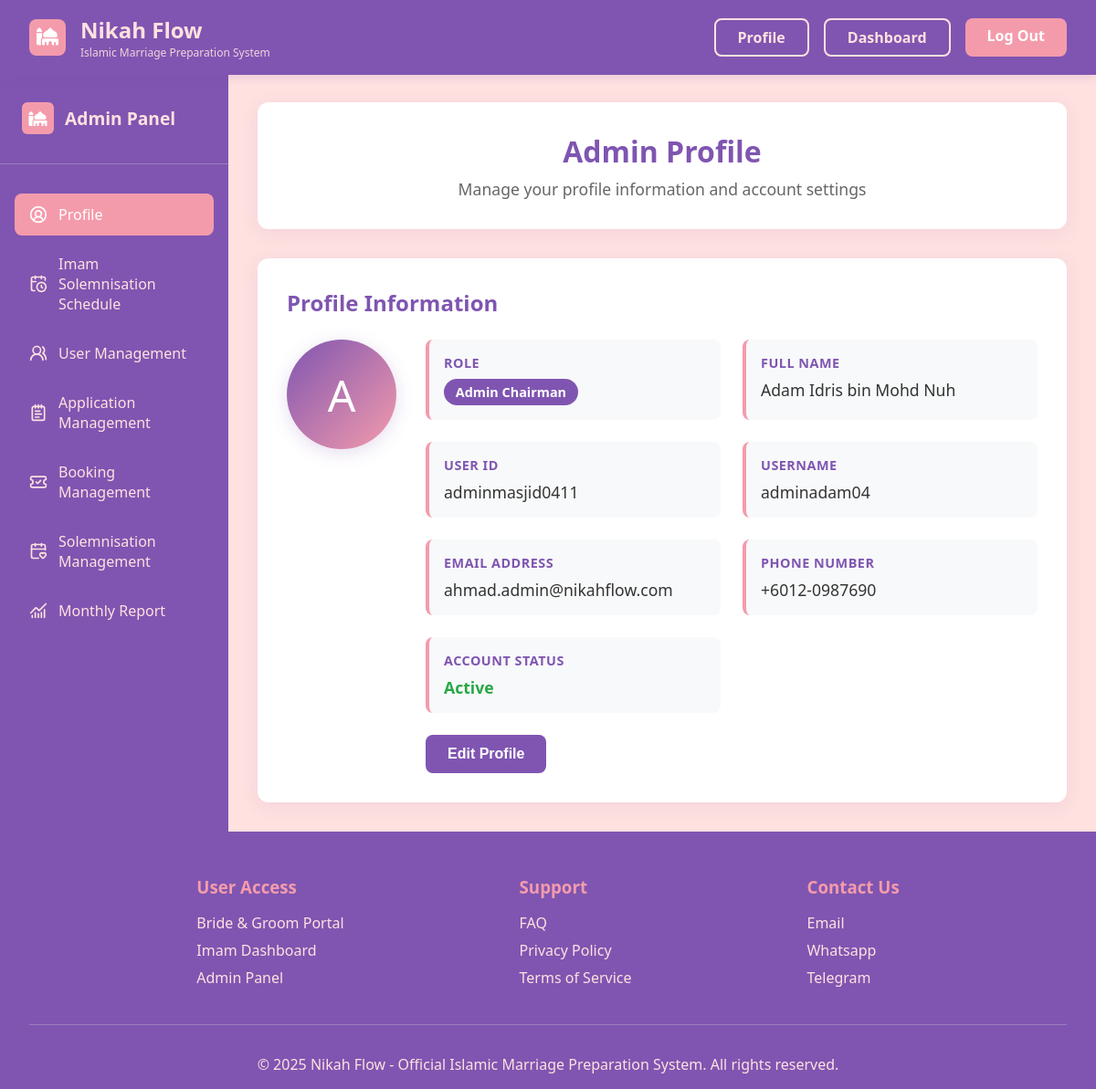
Screenshot of /homepage/account/admin/ (signed in) with the database file from the repository.
### NikahFlow/models.py (models this page shows, shortened)
class User(models.Model):
    ROLE_CHOICES = [
        ('bridegroom', 'Bride/Groom'),
        ('imam', 'Assistant Registrar'),
        ('adminchairman', 'Admin Chairman'),
    ]
    id_number = models.CharField(max_length=14,unique=True)
    role = models.CharField(max_length=30, choices=ROLE_CHOICES)
    email = models.EmailField(unique=True)
    username = models.CharField(max_length=150, unique=True)
    fullname = models.CharField(max_length=150)
    phone_number = models.CharField(max_length=20)
    password = models.CharField(max_length=128)
    status = models.CharField(max_length=20, default='Active')
    created_at = models.DateTimeField(auto_now_add=True)
    userid = models.CharField(max_length=50, null=True, blank=True)
    remarks = models.CharField(max_length=100)
    def get_role_display(self):
        return dict(self.ROLE_CHOICES).get(self.role, self.role)

### NikahFlow/views.py (the view)
# urls.py: path('account/admin/', views.admin_account, name='admin_account'),
def admin_account(request):
    if not request.session.get('user_id') or request.session.get('user_role') != 'adminchairman':
        return redirect('signin')
    try:
        admin_user = User.objects.get(id=request.session['user_id'])
        return render(request, 'accountpage-admin.html', {
            'user': admin_user,
            'role_display': admin_user.get_role_display()
        })
    except User.DoesNotExist:
        return redirect('signin')

### NikahFlow/templates/accountpage-admin.html (shortened to what this page needs)
<!DOCTYPE html>
<html lang="en">
<head>
    {% load static %}
    <link rel="stylesheet" href="{% static 'css/accountpage.css' %}">
    <link rel="stylesheet" href="https://cdnjs.cloudflare.com/ajax/libs/font-awesome/6.5.0/css/all.min.css">
</head>
<body>
    <header class="header">
        <nav class="nav-container">
            <div class="logo-section">
                <div class="logo-icon"><i class="fa-solid fa-mosque"></i></div>
                <div class="logo-text">
                    <div class="logo">Nikah Flow</div>
                    <div class="logo-subtitle">Islamic Marriage Preparation System</div>
                </div>
            </div>
            <div class="nav-buttons">
                <a href="{% url 'admin_account' %}" class="btn-login">Profile</a>
                <a href="{% url 'admin_account' %}" class="btn-login">Dashboard</a>
                <a href="{% url 'logout' %}" class="btn-signup">Log Out</a>
            </div>
        </nav>
    </header>
    <div class="main-container">
        <aside class="sidebar">
            <div class="sidebar-header">
                <div class="sidebar-logo">
                    <div class="sidebar-logo-icon"><i class="fa-solid fa-mosque"></i></div>
                    <div class="sidebar-logo-text">Admin Panel</div>
                </div>
            </div>
            <nav class="sidebar-nav">
                <ul>
                    <li>
                        <a href="{% url 'admin_account' %}" class="active">
                            <span class="icon">
                                <i data-lucide="circle-user-round" class="w-4 h-4" stroke="currentColor"></i>
                            </span>
                            Profile
                        </a>
                    </li>
                    <li>
                        <a href="{% url 'view_approvedbooking' %}">
                            <span class="icon">
                                <i data-lucide="calendar-clock" class="w-4 h-4" stroke="currentColor"></i>
                            </span>
                            Imam Solemnisation Schedule
                        </a>
                    </li>
                    <li>
                        <a href="{% url 'user_management' %}">
                            <span class="icon">
                                <i data-lucide="users-round" class="w-4 h-4" stroke="currentColor"></i>
                            </span>
                            User Management
                        </a>
                    </li>
                    <li>
                        <a href="{% url 'application_management' %}">
                            <span class="icon">
                                <i data-lucide="notepad-text" class="w-4 h-4" stroke="currentColor"></i>
                            </span>
                            Application Management
                        </a>
                    </li>
                    <li>
                        <a href="{% url 'booking_management' %}">
                            <span class="icon">
                                <i data-lucide="ticket-check" class="w-4 h-4" stroke="currentColor"></i>
                            </span>
                            Booking Management
                        </a>
                    </li>
                    <li>
                        <a href="{% url 'solemnisation_management' %}">
                            <span class="icon">
                                <i data-lucide="calendar-heart" class="w-4 h-4" stroke="currentColor"></i>
                            </span>
                            Solemnisation Management
                        </a>
                    </li>
                    <li>
                        <a href="{% url 'monthly_report' %}">
                            <span class="icon">
                                <i data-lucide="chart-no-axes-combined" class="w-4 h-4" stroke="currentColor"></i>
                            </span>
                            Monthly Report
                        </a>
                    </li>
                </ul>
            </nav>
        </aside>
        <main class="main-content">
            <div class="content-header">
                <h1>Admin Profile</h1>
                <p>Manage your profile information and account settings</p>
            </div>
            <div class="dashboard-content">
                <h2>Profile Information</h2>
                <div class="profile-container">
                    <div class="profile-picture-section">
                        <div class="profile-picture">
                            {{ user.fullname|slice:":1"|upper }}
                        </div>
                    </div>
                    <div class="profile-details">
                        <div class="profile-info-grid">
                            <div class="info-item">
                                <div class="info-label">Role</div>
                                <div class="info-value">
                                    <span class="role-badge">{{ role_display }}</span>
                                </div>
                            </div>
                            <div class="info-item">
                                <div class="info-label">Full Name</div>
                                <div class="info-value" id="fullname">{{ user.fullname }}</div>
                            </div>
                            <div class="info-item">
                                <div class="info-label">User ID</div>
                                <div class="info-value" id="userid">{{ user.userid }}</div>
                            </div>
                            <div class="info-item">
                                <div class="info-label">Username</div>
                                <div class="info-value" id="username">{{ user.username }}</div>
                            </div>
                            <div class="info-item">
                                <div class="info-label">Email Address</div>
                                <div class="info-value" id="email">ahmad.admin@nikahflow.com</div>
                            </div>
                            <div class="info-item">
                                <div class="info-label">Phone Number</div>
                                <div class="info-value" id="phone">{{ user.phone_number }}</div>
                            </div>
                            <div class="info-item">
                                <div class="info-label">Account Status</div>
                                <div class="info-value">
                                    <span style="color: #28a745; font-weight: 600;">{{ user.status|capfirst }}</span>
                                </div>
                            </div>
                        </div>
                        <button class="edit-profile-btn">Edit Profile</button>
                    </div>
                </div>
            </div>
        </main>
    </div>
    <footer class="footer">
        <div class="container">
            <div class="footer-content">
                <div class="footer-section">
                    <h3>User Access</h3>
                    <ul>
                        <li><a href="#bride-groom">Bride & Groom Portal</a></li>
                        <li><a href="#imam">Imam Dashboard</a></li>
                        <li><a href="#admin">Admin Panel</a></li>
                    </ul>
                </div>
                <div class="footer-section">
                    <h3>Support</h3>
                    <ul>
                        <li><a href="#faq">FAQ</a></li>
                        <li><a href="#privacy">Privacy Policy</a></li>
                        <li><a href="#terms">Terms of Service</a></li>
                    </ul>
                </div>
                <div class="footer-section">
                    <h3>Contact Us</h3>
                    <ul>
                        <li><a href="#contact">Email</a></li>
                        <li><a href="#whatsapp">Whatsapp</a></li>
                        <li><a href="#telegram">Telegram</a></li>
                    </ul>
                </div>
            </div>
            <div class="footer-bottom">
                <p>&copy; 2025 Nikah Flow - Official Islamic Marriage Preparation System. All rights reserved.</p>
            </div>
        </div>
    </footer>
</body>
</html>

### rows the page displays
User: fullname "A", fullname "Adam Idris bin Mohd Nuh", userid "adminmasjid0411", username "adminadam04", phone_number "+6012-0987690", status "Active"

### other values shown
{{ role_display }} "Admin Chairman"
